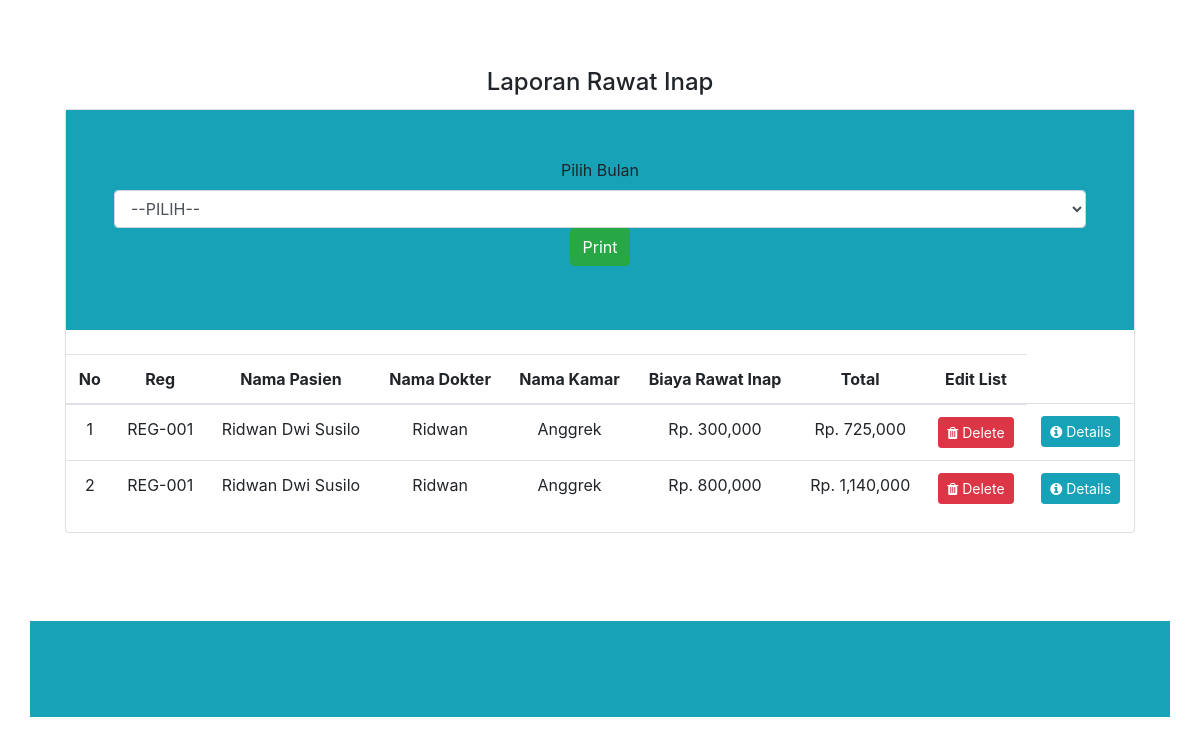
Screenshot of /index.php/admin/laporaninap with the database file from the repository.
### tables this page shows
CREATE TABLE `data_pasien` (
  `id_pasien` int(11) NOT NULL,
  `reg` varchar(250) NOT NULL,
  `nama` varchar(250) NOT NULL,
  `umur` varchar(250) NOT NULL,
  `alamat` text NOT NULL,
  `suami` varchar(250) NOT NULL,
  `pekerjaan` varchar(250) NOT NULL,
  `pendidikan` varchar(250) NOT NULL
);

CREATE TABLE `data_dokter` (
  `id_dokter` int(11) NOT NULL,
  `nama` varchar(250) NOT NULL,
  `telepon` varchar(250) NOT NULL
);

CREATE TABLE `data_kamar` (
  `id_kamar` int(11) NOT NULL,
  `nama` varchar(250) NOT NULL,
  `biaya` int(250) NOT NULL
);

CREATE TABLE `data_rawat_inap` (
  `id_rawat_inap` int(11) NOT NULL,
  `nama` varchar(250) NOT NULL,
  `biaya` int(250) NOT NULL
);

CREATE TABLE `transaksi` (
  `id_transaksi` int(11) NOT NULL,
  `reg` varchar(250) DEFAULT NULL,
  `id_dokter` int(250) DEFAULT NULL,
  `id_kamar` int(250) DEFAULT NULL,
  `id_rawat_inap` int(250) DEFAULT NULL,
  `id_rawat_jalan` int(50) DEFAULT NULL,
  `id_transaksi_obat` int(100) DEFAULT NULL,
  `bhp` int(100) DEFAULT NULL,
  `dpjp` int(100) DEFAULT NULL,
  `kebersihan` int(222) DEFAULT NULL,
  `konsultasi` int(222) DEFAULT NULL,
  `visite` int(222) DEFAULT NULL,
  `infus` int(222) DEFAULT NULL,
  `total` int(222) DEFAULT NULL,
  `tanggal` date DEFAULT NULL
);

### application/controllers/admin/Laporaninap.php (called while the page is built, shortened)
<?php
class Laporaninap extends CI_Controller {
    public function index(){
        $data['data_obat']=$this->db->query('select * from data_obat where stok between 1 and 10');
        $data['data_obat']=$data['data_obat']->num_rows();
    $data['transaksi'] = $this->db->query("select id_transaksi, data_pasien.reg, data_pasien.nama as nama_pasien, data_dokter.nama as nama_dokter, data_kamar.nama as nama_kamar, data_rawat_inap.biaya as biaya_rawat_inap, data_transaksi_obat.biaya as biaya_obat, bhp, dpjp, konsultasi, visite, total from data_pasien join transaksi on data_pasien.reg=transaksi.reg join data_dokter on data_dokter.id_dokter=transaksi.id_dokter join data_kamar on data_kamar.id_kamar=transaksi.id_kamar join data_rawat_inap on data_rawat_inap.id_rawat_inap=transaksi.id_rawat_inap join data_transaksi_obat on data_transaksi_obat.id_transaksi_obat=transaksi.id_transaksi_obat")->result();
		$this->load->view('admin/laporan/v_data_laporaninap',$data);
      }
}

### index.php (called while the page is built, shortened)
<?php
require_once BASEPATH.'core/CodeIgniter.php';

### application/views/admin/laporan/v_data_laporaninap.php (the view, shortened to what this page needs)
<body>
<main>
<div class="container my-5">
       <div class="card-body text-center">
       <h4 class="card-title">Laporan Rawat Inap</h4>
       <div><?php echo $this->session->flashdata('msg'); ?>
    <div class="card">
    <div class="container bg-info p-5">
    <form action="<?php echo base_url()?>index.php/admin/laporaninap/cetak" method="post">
    <div class="form-group">
    <label>Pilih Bulan</label><br>
    <select name="bulan" class="form-control">
        <option>--PILIH--</option>
    </select>
    <button type="submit" class="btn btn-success">Print</button>
    </div>
        </form>
</div><br>
        <table class="table table-hover">
            <thead>
              <tr>
                <th scope="col">No</th>
                <th scope="col">Reg </th>
                <th scope="col">Nama Pasien</th>
                <th scope="col">Nama Dokter</th>
                <th scope="col">Nama Kamar</th>
                <th scope="col">Biaya Rawat Inap</th>
                <th scope="col">Total</th>
                <th scope="col">Edit List</th>
              </tr>
            </thead>
            <tbody>
            <?php if (empty($transaksi)) { ?>
                <tr>
                      <td colspan="8">Data Belum Ada</td>
                </tr>
            <?php
                } else {
                    $no = 0;
                    foreach ($transaksi as $rowtransaksi) {
                            $no++;
            ?>
                <tr>
                   <td><?php echo $no ?></td>
                    <td><?php echo $rowtransaksi->reg ?></td>
                    <td><?php echo $rowtransaksi->nama_pasien ?></td>
                    <td><?php echo $rowtransaksi->nama_dokter ?></td>
                    <td><?php echo $rowtransaksi->nama_kamar ?></td>
                    <td><?php echo "Rp. ".number_format($rowtransaksi->biaya_rawat_inap) ?></td>
                    <td><?php echo "Rp. ".number_format($rowtransaksi->total) ?></td>
                    <td>
                    <a class="btn btn-sm btn-danger" href="<?php echo base_url() ?>index.php/admin/laporaninap/hapus/<?php echo $rowtransaksi->id_transaksi ?>"><i class="fa fa-trash"></i> Delete</a>
                    <td><a class="btn btn-sm btn-info" href="<?php echo base_url() ?>index.php/admin/laporaninap/detail/<?php echo $rowtransaksi->id_transaksi ?>"><i class="fa fa-info-circle"></i> Details</a> </td>
                    </td>
                </tr>
                <?php }} ?>
            </tbody>
          </table>
    </div>
  </div>
</main>

### application/views/admin/sniphets/header.php (style rules this page uses)
body { background-image:url(); background-size: 100%; }

### rows the page displays
data_pasien: reg "REG-001", nama "Ridwan Dwi Susilo", data_dokter.nama "Ridwan", data_kamar.nama "Anggrek", data_rawat_inap.biaya "300,000", transaksi.total "725,000", data_rawat_inap.biaya "800,000", transaksi.total "1,140,000"
